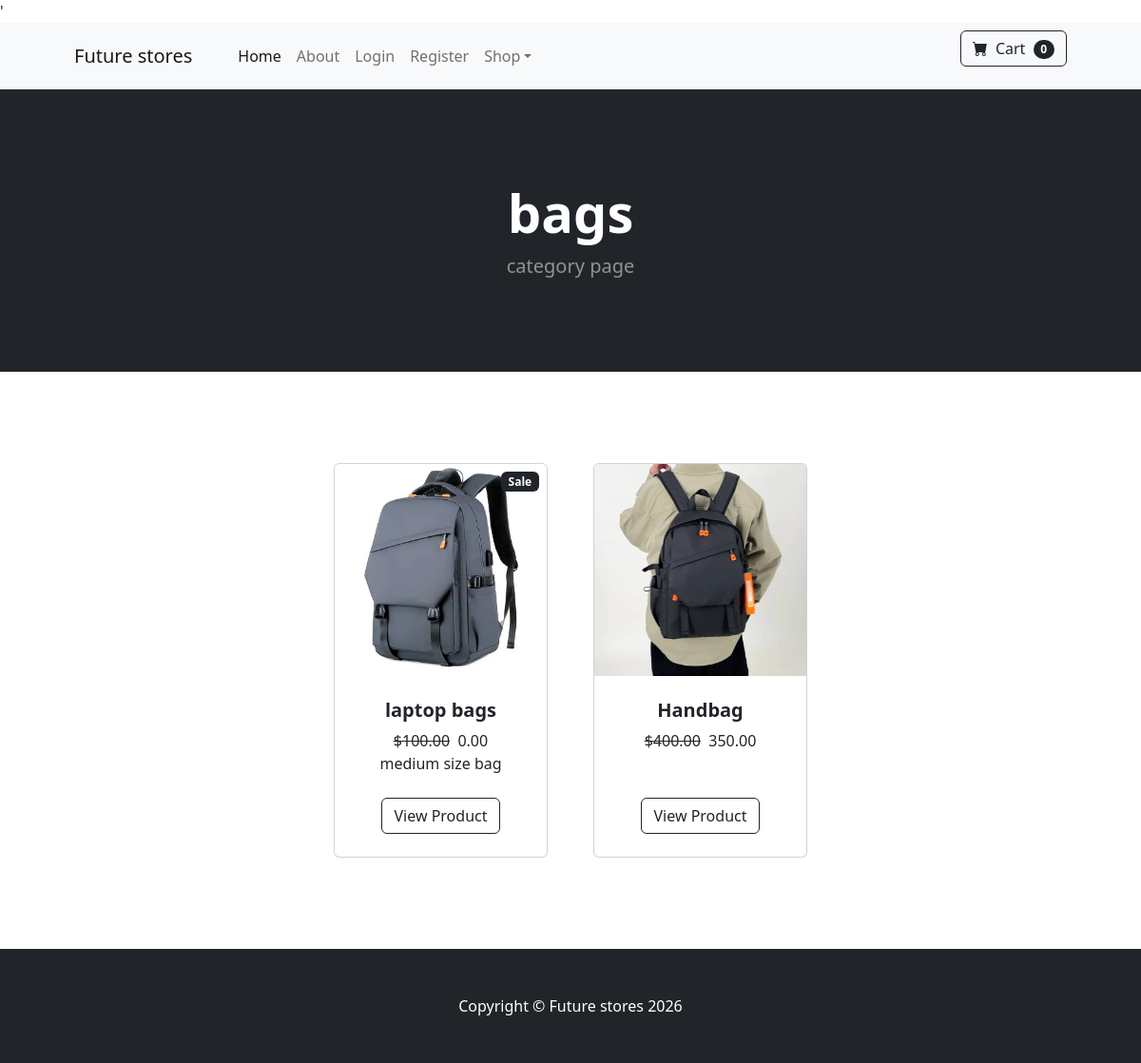
Screenshot of /category/bags/ with the database file from the repository.
### store/models.py (models this page shows, shortened)
class Category(models.Model):
    name= models.CharField(max_length=50)#
    def __str__(self):
        return self.name

class Product(models.Model):
    name= models.CharField(max_length= 50)
    price= models.DecimalField( decimal_places=2, max_digits=10)
    category= models.ForeignKey(Category, on_delete=models.CASCADE)
    description= models.CharField(max_length=250, blank=True)
    image= models.ImageField(upload_to='uploads/product/')
    is_sale= models.BooleanField(default=False)
    sale_price= models.DecimalField(default=0, decimal_places=2, max_digits=6)

### store/views.py (the view)
# urls.py: path('category/<str:foo>/', views.category_view, name= 'category'),
def category_view(request, foo):
    foo = foo.replace('-', ' ')  # convert URL slug to name
    try:
        category = Category.objects.get(name__iexact=foo)
        products = Product.objects.filter(category=category)
        return render(request, 'category.html', {
            'category': category,
            'products': products
        })
    except Category.DoesNotExist:
        messages.error(request, 'Category does not exist')
        return redirect('home')

### cart/context_processors.py (called while the page is built)
def cart(request):
    return {
        'cart': Cart(request)
    }

### store/templates/category.html (shortened to what this page needs)
'{% extends 'base.html' %}
{% load static %}
{% block content %}
        <header class="bg-dark py-5">
            <div class="container px-4 px-lg-5 my-5">
                <div class="text-center text-white">
                    <h1 class="display-4 fw-bolder">{{category}}</h1>
                    <p class="lead fw-normal text-white-50 mb-0">category page</p>
                </div>
            </div>
        </header>
        <section class="py-5">
            <div class="container px-4 px-lg-5 mt-5">
                <div class="row gx-4 gx-lg-5 row-cols-2 row-cols-md-3 row-cols-xl-4 justify-content-center">
                    {% for product in products %}
                    {% if product.is_sale%}
                     <div class="col mb-5">
                        <div class="card h-100">
                            <div class="badge bg-dark text-white position-absolute"
                                style="top: 0.5rem; right: 0.5rem; ">Sale</div>
                            <img class="card-img-top" src="{{product.image.url}}" alt="..." />
                            <div class="card-body p-4">
                                <div class="text-center">
                                    <h5 class="fw-bolder">{{product.name}}</h5>
                                     <strike> ${{product.price}}</strike>&nbsp; {{product.sale_price}}
                                    <br>
                                    {{product.description}}
                                </div>
                            </div>
                            <div class="card-footer p-4 pt-0 border-top-0 bg-transparent">
                                <div class="text-center"><a class="btn btn-outline-dark mt-auto" href="{% url 'product' product.id %}">View Product</a></div>
                            </div>
                        </div>
                    </div>
                         {% else %}
                         <div class="col mb-5">
                        <div class="card h-100">
                            <img class="card-img-top" src="{{product.image.url}}" alt="..." />
                            <div class="card-body p-4">
                                <div class="text-center">
                                    <h5 class="fw-bolder">{{product.name}}</h5>
                                     <strike> ${{product.price}}</strike>&nbsp; {{product.sale_price}}
                                    <br>
                                </div>
                            </div>
                            <div class="card-footer p-4 pt-0 border-top-0 bg-transparent">
                                <div class="text-center"><a class="btn btn-outline-dark mt-auto" href="{% url 'product' product.id %}">View Product</a></div>
                            </div>
                        </div>
                    </div>
                        {% endif %}
                    {% endfor %}
                </div>
            </div>
        </section>
{% endblock %}

### rows the page displays
Category: name "bags"
Product: image (picture), name "laptop bags", price "100.00", sale_price "0.00", description "medium size bag"
Product: image (picture), name "Handbag", price "400.00", sale_price "350.00"
